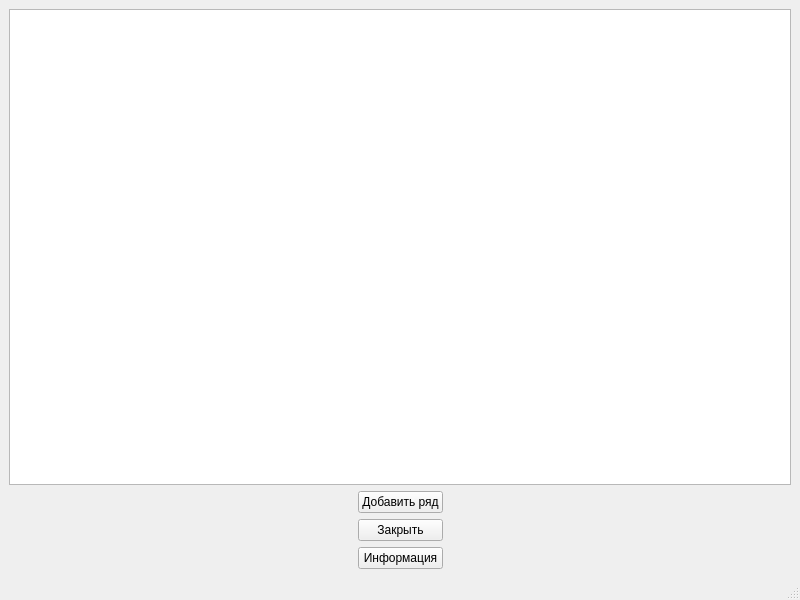
<?xml version="1.0" encoding="UTF-8"?>
<ui version="4.0">
 <class>MainWindow</class>
 <widget class="QMainWindow" name="MainWindow">
  <property name="geometry">
   <rect>
    <x>0</x>
    <y>0</y>
    <width>800</width>
    <height>600</height>
   </rect>
  </property>
  <property name="windowTitle">
   <string>MainWindow</string>
  </property>
  <widget class="QWidget" name="centralwidget">
   <layout class="QGridLayout" name="gridLayout_3">
    <item row="1" column="0">
     <spacer name="horizontalSpacer">
      <property name="orientation">
       <enum>Qt::Horizontal</enum>
      </property>
      <property name="sizeHint" stdset="0">
       <size>
        <width>341</width>
        <height>20</height>
       </size>
      </property>
     </spacer>
    </item>
    <item row="1" column="1">
     <layout class="QVBoxLayout" name="verticalLayout_3">
      <item>
       <widget class="QPushButton" name="AddColumn">
        <property name="text">
         <string>Добавить ряд</string>
        </property>
       </widget>
      </item>
      <item>
       <widget class="QPushButton" name="Close">
        <property name="text">
         <string>Закрыть</string>
        </property>
       </widget>
      </item>
      <item>
       <widget class="QPushButton" name="Info">
        <property name="text">
         <string>Информация</string>
        </property>
       </widget>
      </item>
     </layout>
    </item>
    <item row="1" column="2">
     <spacer name="horizontalSpacer_2">
      <property name="orientation">
       <enum>Qt::Horizontal</enum>
      </property>
      <property name="sizeHint" stdset="0">
       <size>
        <width>341</width>
        <height>20</height>
       </size>
      </property>
     </spacer>
    </item>
    <item row="0" column="0" colspan="3">
     <widget class="QTableView" name="tableView"/>
    </item>
   </layout>
  </widget>
  <widget class="QMenuBar" name="menubar">
   <property name="geometry">
    <rect>
     <x>0</x>
     <y>0</y>
     <width>800</width>
     <height>21</height>
    </rect>
   </property>
  </widget>
  <widget class="QStatusBar" name="statusbar"/>
 </widget>
 <resources/>
 <connections>
  <connection>
   <sender>Close</sender>
   <signal>clicked()</signal>
   <receiver>MainWindow</receiver>
   <slot>close()</slot>
   <hints>
    <hint type="sourcelabel">
     <x>399</x>
     <y>528</y>
    </hint>
    <hint type="destinationlabel">
     <x>399</x>
     <y>299</y>
    </hint>
   </hints>
  </connection>
 </connections>
</ui>
